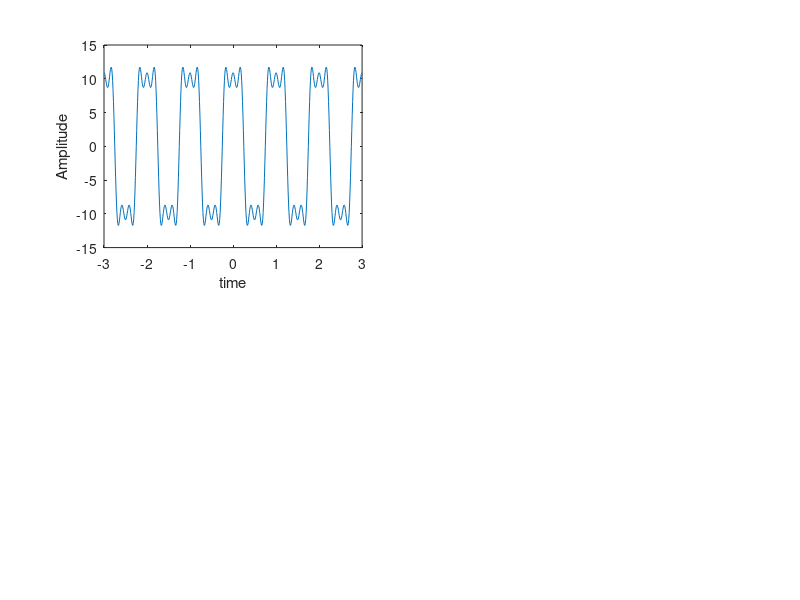

Write the MATLAB code that produced this figure. (Note: this script raises an error after producing the figure.)
t=-3:0.01:3;
w=2*pi;
c0=zeros(1,length(t));
for i = 1:4
    x=c0;
    N=input("Enter no of Oscillations:");
    for n=1:N
        cn=(2/n*pi)*sin(n*pi/2);
        cnn=cn;
        x=x+(cn)*exp(1i*n*w.*t)+(cnn)*exp(-1i*n*w.*t);
    end
    subplot(2,2,i);
    plot(t,x);
    xlabel("time");
    ylabel("Amplitude");
    title("Gibbs Phenomenon for N=",num2str(N));
    grid
end
